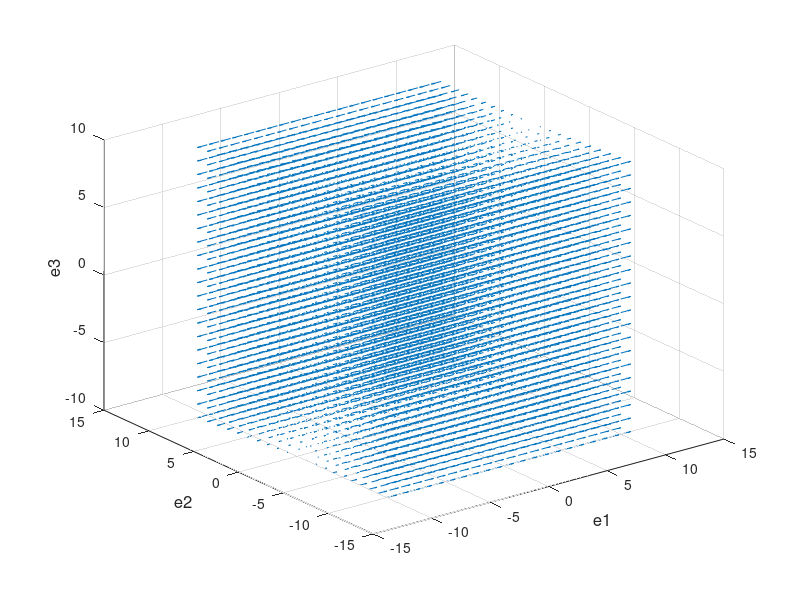

Write the MATLAB code that produced this figure. (Note: this script raises an error after producing the figure.)
clear;clc;close all
%------written by Wending Fu, Mar.09.2022 in Beijing------------
%The program simulates a 3d vector field with three hyperbolic zeros
%There is a saddle zero near the space zero
%Four-point detection is used to simulate the measurements of four satellites in the field
%Figure1 shows the running track of the four-point detector in space and the vector direction of the middle position
%Figure2 shows the divergence of the field measured by the four-point detector, poincare index, and the unipolar index under the linearization hypothesis
%Figure3 shows the vector measured by the four-point detector
%Citation: https://www.ljll.math.upmc.fr/~frey/cours/Roscoff/slidesAusoni2014_3.pdf
%see also div_exp
%% Parameter
[x,y,z] = meshgrid(-10:1:10);
u = -y;
v = x;
w = 0*z;
% u = 10*(y-x);
% v = 28*x-y-x.*z;
% w = x.*y-8*z/3;
% [sx,sy,sz] = meshgrid(0,-10:2:10,-10:2:10);
% quiver3(x,y,z,u,v,w)
quiver3(x,y,z,u,0*u,0*u)
% streamline(x,y,z,u,v,w,sx,sy,sz)
% view(3)
xlabel('e1','fontsize',12);
ylabel('e2','fontsize',12);
zlabel('e3','fontsize',12);
%%
a1 = [0,0,3]; a2 = [-2*sqrt(2),0,-1]; a3 = [sqrt(2),sqrt(6),-2]; a4 = [sqrt(2),-sqrt(6),-1];
xx = -10:1:10;xx = xx';
zz = -10:1:10;zz = zz';
c_eval('a? = xx.*[1,0,0] + ones(length(xx),1).*a?;',1:4);
% c_eval('a? = zz.*[0,0,1] + xx.*[1,0,0] + ones(length(xx),1).*a?;',1:4);
c_eval('E? = ones(length(xx),3);');
for i = 1:length(xx)
%     c_eval('[~,tempx?] = sort(abs(xx-a?(i,1)));');c_eval('tempx? = tempx?(1);');
%     c_eval('[~,tempy?] = sort(abs(xx-a?(i,2)));');c_eval('tempy? = tempy?(1);');
%     c_eval('[~,tempz?] = sort(abs(xx-a?(i,3)));');c_eval('tempz? = tempz?(1);');
%     c_eval('E?(i,:) = [u(tempx?,tempy?,tempz?),v(tempx?,tempy?,tempz?),w(tempx?,tempy?,tempz?)];')
c_eval('E?(i,:) = [-a?(i,2),a?(i,1),0];')
end
curlE=c_4_grad('a?','E?','curl');
c_eval('E? = E? - curlE;')
%% div
gradE=c_4_grad('a?','E?','grad');
units = irf_units;

divE=[gradE(:,1) sum([gradE(:,1) gradE(:,5) gradE(:,9)],2)];      %% 未归一化散度
% divE(:,2) = divE(:,2)*units.eps0;

%% Poincare Index
% temp = E1;E1 = E4;E4 = temp;
% E1 = -E1;
% E3 = -E3;
% [indices,sa1,sa2,sa3,sa4]=liner_vector_poincare_index(E1(:,2:4),E2(:,2:4),E3(:,2:4),E4(:,2:4));
[indices,sa1,sa2,sa3,sa4]=poincare_index_and_solid_angle(E1,E2,E3,E4);
% [indices,sa1,sa2,sa3,sa4] = monopole_index(E1(:,2:4),E2(:,2:4),E3(:,2:4),E4(:,2:4));
% indices=c_fgm_poincare_index(E1(:,2:4),E2(:,2:4),E3(:,2:4),E4(:,2:4));
% [indices,sa1,sa2,sa3,sa4]=c_4_poincare_index(E1(:,2:4),E2(:,2:4),E3(:,2:4),E4(:,2:4));
% c_eval('sa? = sa?/(4*pi);')
indices(abs(indices)<0.5) = 0;
indices(indices>=0.5) = 1;
indices(indices<=-0.5) = -1;
% plot(xx,indices)
%% FOTE 误差
eigVal_err_v2=E1(:,1);
monopole_index = zeros(length(x),1);
for ii=2:length(E1(:,1))  
deltB_null=reshape(gradE(ii,1:end),3,3);
if ~isnan(deltB_null)
    [V,D] = eig(deltB_null);
    % Figure 1o    以最大特征值归一化 |Δ·B|/|ΔxB|
    eigVal_err_v2(ii,2)=abs(D(1,1)+D(2,2)+D(3,3))/max([abs(D(1,1)), abs(D(2,2)), abs(D(3,3))]);  
    if  indices(ii)~=0 && isreal(D(1,1)) && isreal(D(2,2)) && isreal(D(3,3)) && D(1,1) > 0 && D(2,2) > 0 && D(3,3) > 0
        monopole_index(ii) = 1;
    elseif indices(ii)~=0 && isreal(D(1,1)) && isreal(D(2,2)) && isreal(D(3,3)) && D(1,1) < 0 && D(2,2) < 0 && D(3,3) < 0
        monopole_index(ii) = -1;
    end
else
    eigVal_err_v2(ii,2)=nan;
end
end
%% plot
n=3;
i=1;
set(0,'DefaultAxesFontSize',8);
set(0,'DefaultLineLineWidth', 0.5);
fn=figure(2);clf;
set(gcf,'PaperUnits','centimeters')
xSize = 60; ySize = 40; coef=floor(min(800/xSize,800/ySize));
xLeft = (21-xSize)/2; yTop = (30-ySize)/2;
set(gcf,'PaperPosition',[xLeft yTop xSize ySize])
set(gcf,'Position',[10 10 xSize*coef ySize*coef])
%%
h(i)=irf_subplot(n,1,-i);
plot(xx,divE(:,2), 'Linewidth',0.75); hold on;
c_eval("plot(xx,0*divE(:,2),'k--', 'Linewidth',0.75);"); hold off;
grid off;
c_eval("set(gca,'Ylim',[min(divE(:,2))-0.1*abs(min(divE(:,2))) max(divE(:,2))+0.1*max(divE(:,2))]);");
pos1=get(gca,'pos');
ylabel('divE [V/m^2]','fontsize',10);
set(gca,'xtick',[])
i = i+1;
%%
h(i)=irf_subplot(n,1,-i);
plot(xx,indices, 'Linewidth',0.75); hold on;
grid off;
set(gca,'ylim',[-1.1,1.1], 'ytick',[-1 0 1],'fontsize',9);
pos1=get(gca,'pos');
ylabel('PI','fontsize',10);
set(gca,'xtick',[])
i = i+1;
%%
h(i)=irf_subplot(n,1,-i);
plot(xx,monopole_index, 'Linewidth',0.75); hold on;
grid off;
set(gca,'ylim',[-1.1,1.1], 'ytick',[-1 0 1],'fontsize',9);
pos1=get(gca,'pos');
ylabel('monopole index','fontsize',10);
set(gca,'xtick',[])
i = i+1;
%%
% h(i)=irf_subplot(n,1,-i);
% plot(xx,sa1, 'Linewidth',0.75); hold on;
% grid off;
% set(gca, 'ytick',[-2*pi -pi 0 pi 2*pi],'yticklabels',{'-2\pi' '-\pi' '0' '\pi' '2\pi'},'fontsize',9);
% pos1=get(gca,'pos');
% ylabel('SA 123','fontsize',10);
% set(gca,'xtick',[])
% i = i+1;
%%
% h(i)=irf_subplot(n,1,-i);
% plot(xx,sa2, 'Linewidth',0.75); hold on;
% grid off;
% set(gca, 'ytick',[-2*pi -pi 0 pi 2*pi],'yticklabels',{'-2\pi' '-\pi' '0' '\pi' '2\pi'},'fontsize',9);
% pos1=get(gca,'pos');
% ylabel('SA 142','fontsize',10);
% set(gca,'xtick',[])
% i = i+1;
%%
% h(i)=irf_subplot(n,1,-i);
% plot(xx,sa3, 'Linewidth',0.75); hold on;
% grid off;
% set(gca, 'ytick',[-2*pi -pi 0 pi 2*pi],'yticklabels',{'-2\pi' '-\pi' '0' '\pi' '2\pi'},'fontsize',9);
% pos1=get(gca,'pos');
% ylabel('SA 134','fontsize',10);
% set(gca,'xtick',[])
% i = i+1;
%%
% h(i)=irf_subplot(n,1,-i);
% plot(xx,sa4, 'Linewidth',0.75); hold on;
% grid off;
% set(gca, 'ytick',[-2*pi -pi 0 pi 2*pi],'yticklabels',{'-2\pi' '-\pi' '0' '\pi' '2\pi'},'fontsize',9);
% pos1=get(gca,'pos');
% ylabel('SA 243','fontsize',10);
% % set(gca,'xtick',[])
% xlabel('x [m]','fontsize',10);
% i = i+1;

%%
% % % h(i)=irf_subplot(n,1,-i);
% % % plot(x,err_4C(:,2), 'Linewidth',0.75); hold on;
% % % grid off;
% % % % set(gca, 'ytick',[-1 0 1],'fontsize',9);
% % % pos1=get(gca,'pos');
% % % ylabel('Solid Angle 243','fontsize',10);
% % % set(gca,'xtick',[])
% % % i = i+1;
% % % %%
% % % h(i)=irf_subplot(n,1,-i);
% % % plot(x,eigVal_err_v2(:,2), 'Linewidth',0.75); hold on;
% % % grid off;
% % % % set(gca, 'ytick',[-1 0 1],'fontsize',9);
% % % pos1=get(gca,'pos');
% % % ylabel('Solid Angle 243','fontsize',10);
% % % set(gca,'xtick',[])
% % % i = i+1;
set(gcf,'render','painters');
set(gcf,'paperpositionmode','auto')


%%
figure(1)
plot3(a1(:,1),a1(:,2),a1(:,3), 'color','k'); hold on;
plot3(a2(:,1),a2(:,2),a2(:,3), 'color','r'); hold on;
plot3(a3(:,1),a3(:,2),a3(:,3), 'color','g'); hold on;
plot3(a4(:,1),a4(:,2),a4(:,3), 'color','b'); hold on;
% [~,tempidx] = min(divE(:,2));
% tempidx = find(indices==1);
% tempidx = median(tempidx);
tempidx = 11;
plot3(a1(tempidx,1),a1(tempidx,2),a1(tempidx,3),'o' ,'color','k','linewidth',5); hold on;
plot3(a2(tempidx,1),a2(tempidx,2),a2(tempidx,3),'o', 'color','r','linewidth',5); hold on;
plot3(a3(tempidx,1),a3(tempidx,2),a3(tempidx,3),'o', 'color','g','linewidth',5); hold on;
plot3(a4(tempidx,1),a4(tempidx,2),a4(tempidx,3),'o', 'color','b','linewidth',5); hold on;


for ii = 1:3 
c_eval(['RR',num2str(ii),'?=[a',num2str(ii),'(tempidx,1),a',num2str(ii),'(tempidx,2),a',num2str(ii),'(tempidx,3);',...
    'a?(tempidx,1),a?(tempidx,2),a?(tempidx,3)];'],ii+1:4);  %% ♥
end
plot3(RR12(:,1),RR12(:,2),RR12(:,3),'--k');hold on;  plot3(RR13(:,1),RR13(:,2),RR13(:,3),'--k');hold on;  
plot3(RR14(:,1),RR14(:,2),RR14(:,3),'--k');hold on;  plot3(RR23(:,1),RR23(:,2),RR23(:,3),'--k');hold on;  
plot3(RR34(:,1),RR34(:,2),RR34(:,3),'--k');hold on;  plot3(RR24(:,1),RR24(:,2),RR24(:,3),'--k');hold on;  

c_eval('E? = irf_abs(E?);');
quiver3(a1(tempidx,1),a1(tempidx,2),a1(tempidx,3),2*E1(tempidx,1)/E1(tempidx,4),...
    2*E1(tempidx,2)/E1(tempidx,4),2*E1(tempidx,3)/E1(tempidx,4) ,'color','k','MaxHeadSize','3'); hold on;
quiver3(a2(tempidx,1),a2(tempidx,2),a2(tempidx,3),2*E2(tempidx,1)/E2(tempidx,4),...
    2*E2(tempidx,2)/E2(tempidx,4),2*E2(tempidx,3)/E2(tempidx,4) ,'color','r','MaxHeadSize','3'); hold on;
quiver3(a3(tempidx,1),a3(tempidx,2),a3(tempidx,3),2*E3(tempidx,1)/E3(tempidx,4),...
    2*E3(tempidx,2)/E3(tempidx,4),2*E3(tempidx,3)/E3(tempidx,4) ,'color','g','MaxHeadSize','3'); hold on;
quiver3(a4(tempidx,1),a4(tempidx,2),a4(tempidx,3),2*E4(tempidx,1)/E4(tempidx,4),...
    2*E4(tempidx,2)/E4(tempidx,4),2*E4(tempidx,3)/E4(tempidx,4) ,'color','b','MaxHeadSize','3'); hold on;
axis equal

%%
figure(3)
subplot(3,1,1)
irf_plot([xx E1(:,1)], 'color','k', 'Linewidth',0.75); hold on;
irf_plot([xx E2(:,1)], 'color','r', 'Linewidth',0.75); hold on;
irf_plot([xx E3(:,1)], 'color','g', 'Linewidth',0.75); hold on;
irf_plot([xx E4(:,1)], 'color','b', 'Linewidth',0.75); hold on;
set(gca,'Ylim',[min([min(E1(:,1)) min(E2(:,1)) min(E3(:,1)) min(E4(:,1))]) ...
    max([max(E1(:,1)) max(E2(:,1)) max(E3(:,1)) max(E4(:,1))])]);
set(gca,'ColorOrder',[[0 0 0];[1 0 0];[0 1 0];[0 0 1]]);
irf_legend(gca,{'MMS1','MMS2','MMS3','MMS4'},[0.97 0.92]);
ylabel('Ex [V/m]','fontsize',12);

subplot(3,1,2)
irf_plot([xx E1(:,2)], 'color','k', 'Linewidth',0.75); hold on;
irf_plot([xx E2(:,2)], 'color','r', 'Linewidth',0.75); hold on;
irf_plot([xx E3(:,2)], 'color','g', 'Linewidth',0.75); hold on;
irf_plot([xx E4(:,2)], 'color','b', 'Linewidth',0.75); hold on;
set(gca,'Ylim',[min([min(E1(:,2)) min(E2(:,2)) min(E3(:,2)) min(E4(:,2))]) ...
    max([max(E1(:,2)) max(E2(:,2)) max(E3(:,2)) max(E4(:,2))])]);
set(gca,'ColorOrder',[[0 0 0];[1 0 0];[0 1 0];[0 0 1]]);
irf_legend(gca,{'MMS1','MMS2','MMS3','MMS4'},[0.97 0.92]);
ylabel('Ey [V/m]','fontsize',12);

subplot(3,1,3)
irf_plot([xx E1(:,3)], 'color','k', 'Linewidth',0.75); hold on;
irf_plot([xx E2(:,3)], 'color','r', 'Linewidth',0.75); hold on;
irf_plot([xx E3(:,3)], 'color','g', 'Linewidth',0.75); hold on;
irf_plot([xx E4(:,3)], 'color','b', 'Linewidth',0.75); hold on;
% set(gca,'Ylim',[min([min(E1(:,3)) min(E2(:,3)) min(E3(:,3)) min(E4(:,3))]) ...
%     max([max(E1(:,3)) max(E2(:,3)) max(E3(:,3)) max(E4(:,3))])]);
set(gca,'Ylim',[-1 1]);
set(gca,'ColorOrder',[[0 0 0];[1 0 0];[0 1 0];[0 0 1]]);
irf_legend(gca,{'MMS1','MMS2','MMS3','MMS4'},[0.97 0.92]);
ylabel('Ez [V/m]','fontsize',12);